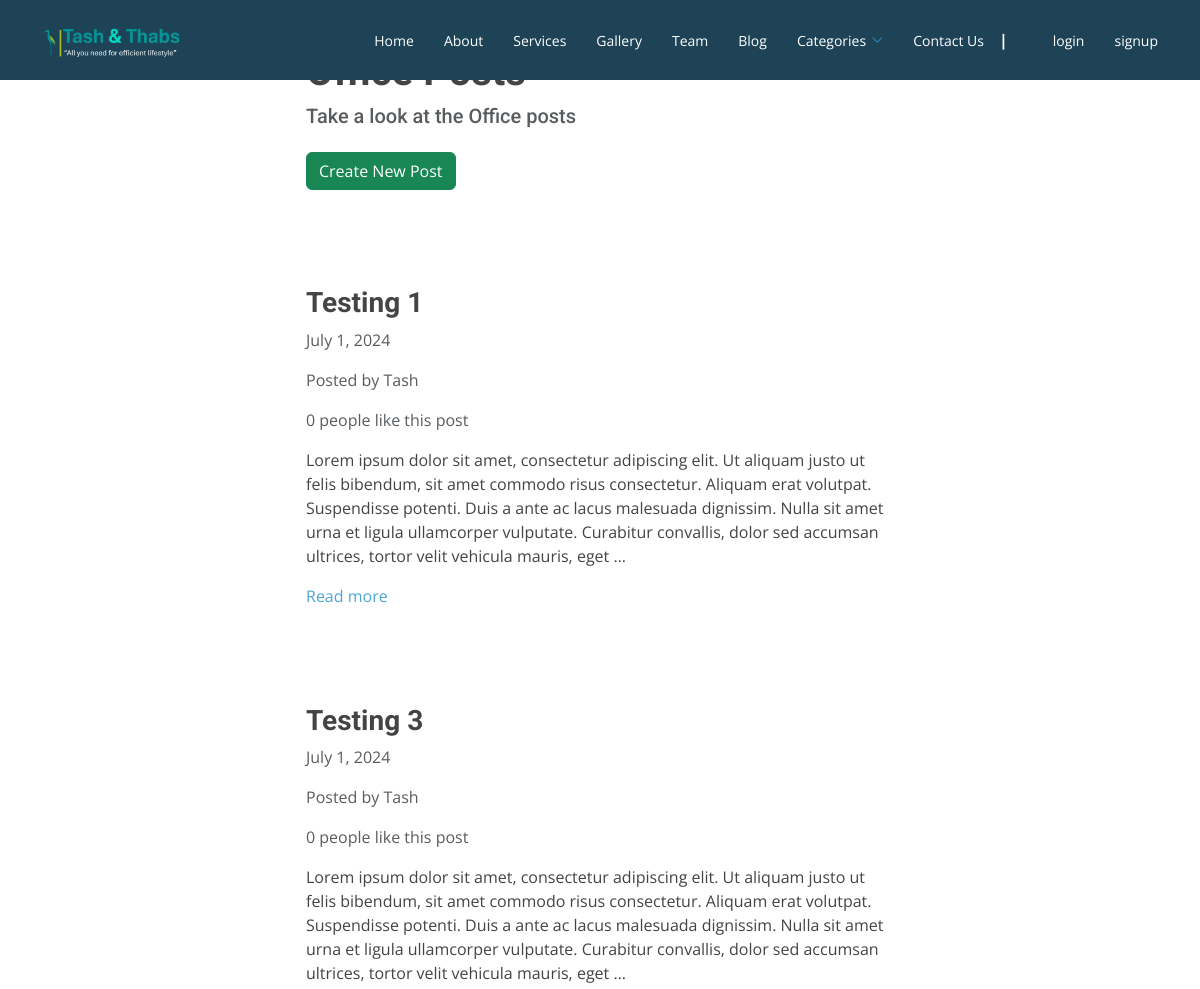
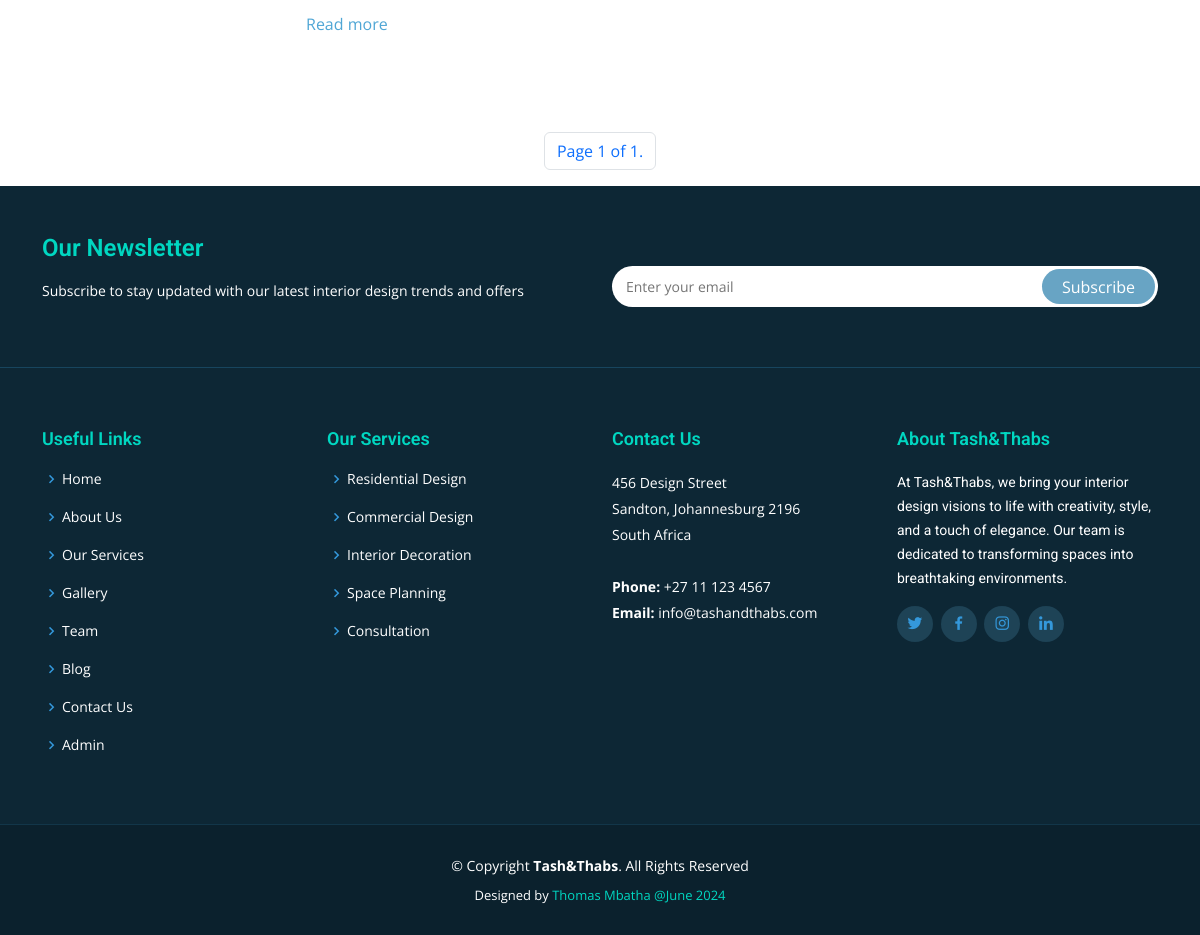
/blog/office/, run on the app's committed database (2 pictures, top to bottom).
### blog/models.py (models this page shows)
class Article(models.Model):
    title = models.CharField(max_length=255)
    content = HTMLField()
    date = models.DateField(auto_now_add=True)
    author = models.ForeignKey(User, on_delete=models.CASCADE)
    living = models.BooleanField(default=False)
    bedroom = models.BooleanField(default=False)
    kitchen = models.BooleanField(default=False)
    bathroom = models.BooleanField(default=False)
    outdoor = models.BooleanField(default=False)
    office = models.BooleanField(default=False)
    likes = models.ManyToManyField(User, related_name='likes', blank=True)
    image = models.ImageField(upload_to='images/', blank=True, null=True)

### blog/views.py (the view)
# urls.py: path('office/', OfficePosts.as_view(), name='office'),
class OfficePosts(ListView):
    model = Article
    queryset = Article.objects.filter(office=True).order_by('-date')
    template_name = 'blog/blog_office.html'
    paginate_by = 4
    def get_context_data(self, **kwargs):
        context = super().get_context_data(**kwargs)
        context['office_count'] = self.get_queryset().count()
        return context

### blog/templates/blog/blog_office.html (shortened to what this page needs)
{% extends "base.html" %}
{% block content %}
    <div class="row">
        <div class="col-md-6 col-12 mx-md-auto mx-3 mt-5 mb-5">
            <h1 class="fw-bolder">Office Posts</h1>
            <h5 class="text-muted">Take a look at the Office posts</h5>
            <a href="{% url 'create_article' %}" class="btn btn-success mt-3">Create New Post</a>
        </div>
    </div>
    {% for object in object_list %}
    <div class="row">
        <div class="col-md-6 col-11 mx-md-auto mx-3 mt-5 mb-5">
            <h3 class="fw-bold">{{ object.title }}</h3>
            <p class="text-muted">{{ object.date }}</p>
            <p class="text-muted">Posted by {{ object.author.username }}</p>
            {% if object.likes.count == 1 %}
                <p class="text-muted">{{ object.likes.count }} person likes this post</p>
            {% else %}
                <p class="text-muted">{{ object.likes.count }} people like this post</p>
            {% endif %}
            <div class="my-3">
                {{ object.content|truncatewords_html:50|safe }}
            </div>
            <a href="{% url 'detail_article' object.id %}">Read more</a>
        </div>
    </div>
    {% endfor %}
    <nav>
        <ul class="pagination">
            <div class="mx-auto d-flex flex-row mt-5">
                <li class="page-item">
                    <a href="#" class="page-link">Page {{ page_obj.number }} of {{ page_obj.paginator.num_pages }}.</a>
                </li>
            </div>
        </ul>
    </nav>
{% endblock %}

### static/css/style.css (style rules this page uses)
body { font-family: "Open Sans", sans-serif; color: #444; }
a { color: #4fa6d5; text-decoration: none; }
h1, h2, h3, h4, h5, h6, .font-primary { font-family: "Roboto", sans-serif; }

### data on the page
Article: title "Testing 1", date "July 1, 2024", author.username "Tash", likes.count "0", content "Lorem ipsum dolor sit amet, consectetur adipiscing elit. Ut aliquam justo ut felis bibendum, sit amet commodo risus consectetur. Aliquam erat volutpat. Suspendisse potenti. Duis a ante ac lacus malesuada dignissim. Nulla sit amet urna et ligula ullamcorper vulputate. Curabitur convallis, dolor sed accumsan ultrices, tortor velit vehicula mauris, eget …"
Article: title "Testing 3", date "July 1, 2024", author.username "Tash", likes.count "0", content "Lorem ipsum dolor sit amet, consectetur adipiscing elit. Ut aliquam justo ut felis bibendum, sit amet commodo risus consectetur. Aliquam erat volutpat. Suspendisse potenti. Duis a ante ac lacus malesuada dignissim. Nulla sit amet urna et ligula ullamcorper vulputate. Curabitur convallis, dolor sed accumsan ultrices, tortor velit vehicula mauris, eget …"

### other printed values
{{ page_obj.number }} "1"
{{ page_obj.paginator.num_pages }} "1"
